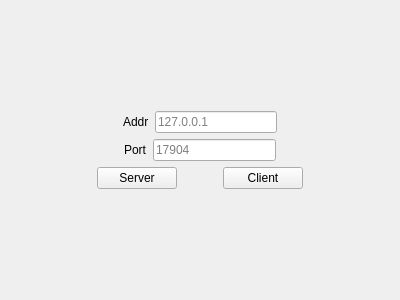
<?xml version="1.0" encoding="UTF-8"?>
<ui version="4.0">
 <class>NetWork</class>
 <widget class="QWidget" name="NetWork">
  <property name="geometry">
   <rect>
    <x>0</x>
    <y>0</y>
    <width>400</width>
    <height>300</height>
   </rect>
  </property>
  <property name="windowTitle">
   <string>Form</string>
  </property>
  <layout class="QVBoxLayout" name="verticalLayout">
   <property name="leftMargin">
    <number>0</number>
   </property>
   <property name="topMargin">
    <number>0</number>
   </property>
   <property name="rightMargin">
    <number>0</number>
   </property>
   <property name="bottomMargin">
    <number>0</number>
   </property>
   <item>
    <widget class="QStackedWidget" name="stackedWidget">
     <property name="currentIndex">
      <number>0</number>
     </property>
     <widget class="QWidget" name="pageHome">
      <layout class="QVBoxLayout" name="verticalLayout_3">
       <property name="leftMargin">
        <number>0</number>
       </property>
       <property name="topMargin">
        <number>0</number>
       </property>
       <property name="rightMargin">
        <number>0</number>
       </property>
       <property name="bottomMargin">
        <number>0</number>
       </property>
       <item>
        <spacer name="verticalSpacer_2">
         <property name="orientation">
          <enum>Qt::Vertical</enum>
         </property>
         <property name="sizeHint" stdset="0">
          <size>
           <width>379</width>
           <height>92</height>
          </size>
         </property>
        </spacer>
       </item>
       <item>
        <layout class="QHBoxLayout" name="horizontalLayout">
         <item>
          <spacer name="horizontalSpacer_2">
           <property name="orientation">
            <enum>Qt::Horizontal</enum>
           </property>
           <property name="sizeHint" stdset="0">
            <size>
             <width>40</width>
             <height>20</height>
            </size>
           </property>
          </spacer>
         </item>
         <item>
          <widget class="QLabel" name="labAddr">
           <property name="text">
            <string>Addr</string>
           </property>
          </widget>
         </item>
         <item>
          <widget class="QLineEdit" name="editAddr">
           <property name="placeholderText">
            <string>127.0.0.1</string>
           </property>
          </widget>
         </item>
         <item>
          <spacer name="horizontalSpacer">
           <property name="orientation">
            <enum>Qt::Horizontal</enum>
           </property>
           <property name="sizeHint" stdset="0">
            <size>
             <width>40</width>
             <height>20</height>
            </size>
           </property>
          </spacer>
         </item>
        </layout>
       </item>
       <item>
        <layout class="QHBoxLayout" name="horizontalLayout_2">
         <item>
          <spacer name="horizontalSpacer_3">
           <property name="orientation">
            <enum>Qt::Horizontal</enum>
           </property>
           <property name="sizeHint" stdset="0">
            <size>
             <width>40</width>
             <height>20</height>
            </size>
           </property>
          </spacer>
         </item>
         <item>
          <widget class="QLabel" name="labPort">
           <property name="text">
            <string>Port</string>
           </property>
          </widget>
         </item>
         <item>
          <widget class="QLineEdit" name="editPort">
           <property name="placeholderText">
            <string>17904</string>
           </property>
          </widget>
         </item>
         <item>
          <spacer name="horizontalSpacer_4">
           <property name="orientation">
            <enum>Qt::Horizontal</enum>
           </property>
           <property name="sizeHint" stdset="0">
            <size>
             <width>40</width>
             <height>20</height>
            </size>
           </property>
          </spacer>
         </item>
        </layout>
       </item>
       <item>
        <layout class="QHBoxLayout" name="horizontalLayout_3">
         <item>
          <spacer name="horizontalSpacer_5">
           <property name="orientation">
            <enum>Qt::Horizontal</enum>
           </property>
           <property name="sizeHint" stdset="0">
            <size>
             <width>40</width>
             <height>20</height>
            </size>
           </property>
          </spacer>
         </item>
         <item>
          <widget class="QPushButton" name="btnServer">
           <property name="text">
            <string>Server</string>
           </property>
          </widget>
         </item>
         <item>
          <spacer name="horizontalSpacer_7">
           <property name="orientation">
            <enum>Qt::Horizontal</enum>
           </property>
           <property name="sizeType">
            <enum>QSizePolicy::Maximum</enum>
           </property>
           <property name="sizeHint" stdset="0">
            <size>
             <width>40</width>
             <height>20</height>
            </size>
           </property>
          </spacer>
         </item>
         <item>
          <widget class="QPushButton" name="btnClient">
           <property name="text">
            <string>Client</string>
           </property>
          </widget>
         </item>
         <item>
          <spacer name="horizontalSpacer_6">
           <property name="orientation">
            <enum>Qt::Horizontal</enum>
           </property>
           <property name="sizeHint" stdset="0">
            <size>
             <width>40</width>
             <height>20</height>
            </size>
           </property>
          </spacer>
         </item>
        </layout>
       </item>
       <item>
        <spacer name="verticalSpacer">
         <property name="orientation">
          <enum>Qt::Vertical</enum>
         </property>
         <property name="sizeHint" stdset="0">
          <size>
           <width>20</width>
           <height>91</height>
          </size>
         </property>
        </spacer>
       </item>
      </layout>
     </widget>
     <widget class="QWidget" name="pageClient">
      <layout class="QVBoxLayout" name="verticalLayout_2">
       <property name="spacing">
        <number>6</number>
       </property>
       <property name="leftMargin">
        <number>0</number>
       </property>
       <property name="topMargin">
        <number>0</number>
       </property>
       <property name="rightMargin">
        <number>0</number>
       </property>
       <property name="bottomMargin">
        <number>0</number>
       </property>
       <item>
        <widget class="QTextEdit" name="cDisplayEdit">
         <property name="readOnly">
          <bool>true</bool>
         </property>
        </widget>
       </item>
       <item>
        <layout class="QHBoxLayout" name="horizontalLayout_5">
         <item>
          <widget class="QTextEdit" name="cInputEdit">
           <property name="sizePolicy">
            <sizepolicy hsizetype="Expanding" vsizetype="Maximum">
             <horstretch>0</horstretch>
             <verstretch>0</verstretch>
            </sizepolicy>
           </property>
           <property name="maximumSize">
            <size>
             <width>16777215</width>
             <height>50</height>
            </size>
           </property>
           <property name="readOnly">
            <bool>false</bool>
           </property>
          </widget>
         </item>
         <item>
          <widget class="QPushButton" name="btnSend">
           <property name="text">
            <string>Send</string>
           </property>
          </widget>
         </item>
         <item>
          <widget class="QPushButton" name="btnExit">
           <property name="text">
            <string>Exit</string>
           </property>
          </widget>
         </item>
        </layout>
       </item>
      </layout>
     </widget>
     <widget class="QWidget" name="pageServer">
      <layout class="QVBoxLayout" name="verticalLayout_6">
       <property name="leftMargin">
        <number>0</number>
       </property>
       <property name="topMargin">
        <number>0</number>
       </property>
       <property name="rightMargin">
        <number>0</number>
       </property>
       <property name="bottomMargin">
        <number>0</number>
       </property>
       <item>
        <widget class="QTextEdit" name="sDisplayEdit">
         <property name="readOnly">
          <bool>true</bool>
         </property>
        </widget>
       </item>
       <item>
        <layout class="QHBoxLayout" name="horizontalLayout_9">
         <item>
          <widget class="QTextEdit" name="sInputEdit">
           <property name="sizePolicy">
            <sizepolicy hsizetype="Expanding" vsizetype="Maximum">
             <horstretch>0</horstretch>
             <verstretch>0</verstretch>
            </sizepolicy>
           </property>
           <property name="maximumSize">
            <size>
             <width>16777215</width>
             <height>50</height>
            </size>
           </property>
           <property name="readOnly">
            <bool>false</bool>
           </property>
          </widget>
         </item>
         <item>
          <widget class="QPushButton" name="btnNotice">
           <property name="text">
            <string>Notice</string>
           </property>
          </widget>
         </item>
         <item>
          <widget class="QPushButton" name="btnClose">
           <property name="text">
            <string>Close</string>
           </property>
          </widget>
         </item>
        </layout>
       </item>
      </layout>
     </widget>
    </widget>
   </item>
  </layout>
 </widget>
 <resources/>
 <connections/>
</ui>
